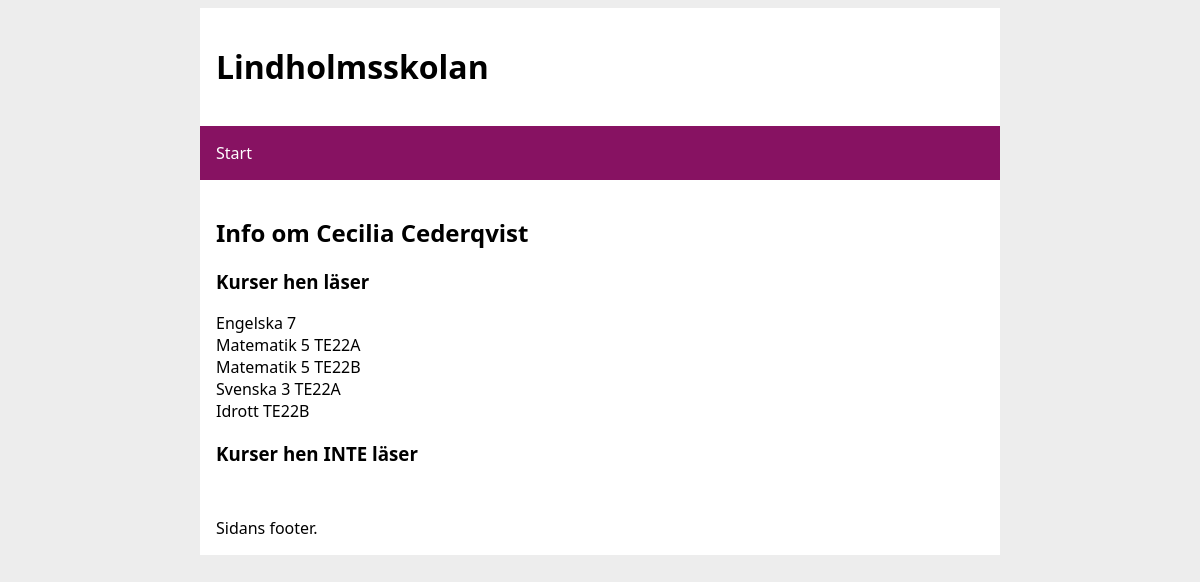
The page /public_html/projekt-3/student.php?id=3 on the database its author committed.
### tables this page shows
CREATE TABLE Students (StudentId INTEGER PRIMARY KEY AUTOINCREMENT, FirstName TEXT NOT NULL, LastName TEXT NOT NULL, BirthYear INTEGER NOT NULL);

CREATE TABLE Classes (ClassId INTEGER PRIMARY KEY AUTOINCREMENT, Name TEXT NOT NULL, TeacherId INTEGER REFERENCES Teachers (TeacherId));

### public_html/projekt-3/student.php (the view, shortened to what this page needs)
<?php
require_once("../../projekt-3-app.php");
$studentInfoStmt = $pdo->prepare("SELECT * FROM Students WHERE StudentId = :StudentId");
$studentInfoStmt->execute(["StudentId" => $_GET['id']]);
$studentInfoResult = $studentInfoStmt->fetch();
$allClassesStmt = $pdo->prepare('SELECT * FROM Classes');
$allClassesStmt->execute();
$allClassesResult = $allClassesStmt->fetchAll(PDO::FETCH_ASSOC);
$studentsClassesStmt = $pdo->prepare("SELECT ClassId FROM StudentsClassesView WHERE StudentId = :StudentId");
$studentsClassesStmt->execute(["StudentId" => $_GET['id']]);
$studentsClassesResult = $studentsClassesStmt->fetchAll(PDO::FETCH_COLUMN);
require($includeDir . "/header.php");
?>
<main>
    <?php if ($studentInfoResult == false): ?>
        Studenten hittades inte
    <?php else: ?>
        <h2>Info om <?= $studentInfoResult['FirstName'] . " " . $studentInfoResult['LastName'] ?></h2>
        <h3>Kurser hen läser</h3>
        <div>
            <?php
            foreach ($allClassesResult as $key => $value) {
                if (in_array($value['ClassId'], $studentsClassesResult)): ?>
                    <?= $value['Name'] ?><br>
                    <?php
                endif;
            }
            ?>
        </div>
        <h3>Kurser hen INTE läser</h3>
    <?php endif; ?>
</main>
<?php require($includeDir . "/footer.php"); ?>

### public_html/projekt-3/style.css (style rules this page uses)
* { box-sizing: border-box; }
:root { --site-width: 50rem; }
body { background-color: rgb(237, 237, 237); font-family: system-ui, -apple-system, BlinkMacSystemFont, 'Segoe UI', Roboto, Oxygen, Ubuntu, Cantarell, 'Open Sans', 'Helvetica Neue', sans-serif; }
header, main, footer { max-width: var(--site-width); margin: auto; background-color: white; padding: 1rem; }

### rows shown on the page
students: FirstName "Cecilia", LastName "Cederqvist"
classes: Name "Engelska 7"
classes: Name "Matematik 5 TE22A"
classes: Name "Matematik 5 TE22B"
classes: Name "Svenska 3 TE22A"
classes: Name "Idrott TE22B"
